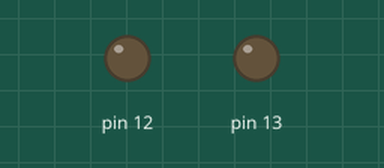
This sketch was run on a simulated Arduino Uno, built with avr-gcc and run on an emulated ATmega328P. Parts: output pins drawn as LEDs (lit = HIGH).

Above: at 0.6 s.
At 2.75 s:
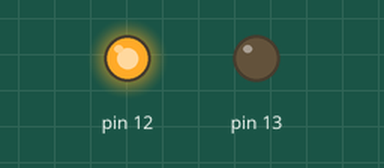
At 3.85 s:
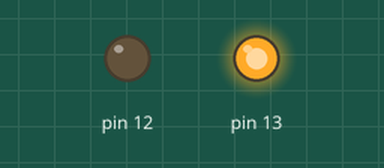
Timing chart, 0 to 4.2 s (numbered marks = the images above):
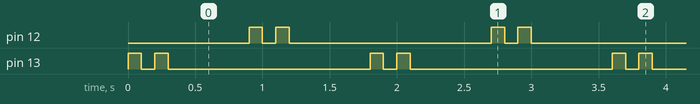

Measured:
- by itself, pin 12, pin 13: repeats every 1.8 s: LOW 0.10 s, HIGH 0.10 s, LOW 1.5 s, HIGH 0.10 s
- by itself, everything shown: repeats every 1.8 s, in 8 steps

The sketch:

fourLEDBlink.ino
```cpp
int x = 500; //interval speed

void setup() {
  pinMode(13, OUTPUT);
  pinMode(12, OUTPUT);
}

//HIGH is on, LOW is off
void loop() {
  digitalWrite(13, HIGH);   // turn the LED on (HIGH is the voltage level)
  delay(100);                       // wait for a second
  digitalWrite(13, LOW);    // turn the LED off by making the voltage LOW
  delay(100);                       // wait for a second
  digitalWrite(13, HIGH);   // turn the LED on (HIGH is the voltage level)
  delay(100);                       // wait for a second
  digitalWrite(13, LOW);    // turn the LED off by making the voltage LOW
  delay(100);

  delay(x); //interval between led blinks

  digitalWrite(12, HIGH);   // turn the LED on (HIGH is the voltage level)
  delay(100);                       // wait for a second
  digitalWrite(12, LOW);    // turn the LED off by making the voltage LOW
  delay(100);                       // wait for a second
  digitalWrite(12, HIGH);   // turn the LED on (HIGH is the voltage level)
  delay(100);                       // wait for a second
  digitalWrite(12, LOW);    // turn the LED off by making the voltage LOW
  delay(100);

  delay(x); //interval between led blinks
  }
```
